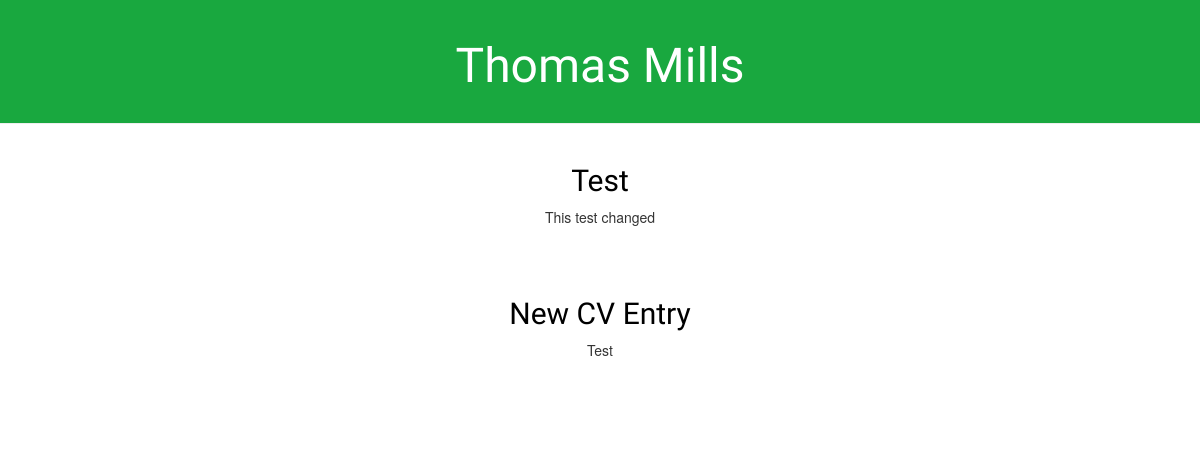
The page /cv/ on the database as committed earlier.
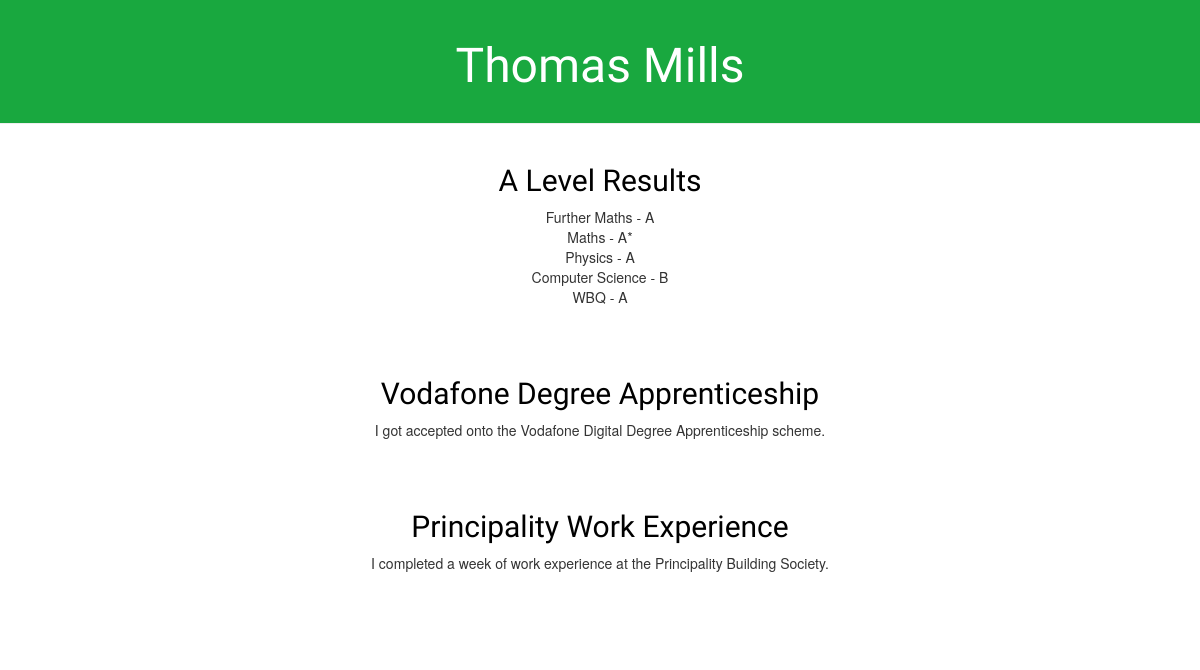
The same page on the database as committed later.
### blog/models.py (models this page shows, shortened)
class CVEntry(models.Model):
    author = models.ForeignKey(settings.AUTH_USER_MODEL, on_delete=models.CASCADE)
    title = models.CharField(max_length=200)
    text = models.TextField()
    created_date = models.DateTimeField(default=timezone.now)
    published_date = models.DateTimeField(blank=True, null=True)

### blog/views.py (the view)
# urls.py: path('cv/', views.cv_page, name='cv_page'),
def cv_page(request):
    entries = CVEntry.objects.filter(published_date__lte=timezone.now()).order_by('published_date')
    return render(request, 'blog/cv_page.html', {'entries': entries})

### blog/templates/blog/cv_page.html
{% extends 'blog/base.html' %}
{% block content %}
    {% for entry in entries %}
        <div class="post">
            <h2><a href="{% url 'cv_detail' pk=entry.pk %}">{{ entry.title }}</a></h2>
            <p>{{ entry.text|linebreaksbr }}</p>
        </div>
    {% endfor %}
{% endblock %}

### blog/templates/blog/base.html (shortened to what this page needs)
{% load static %}
<html>
    <head>
        <link rel="stylesheet" href="//maxcdn.bootstrapcdn.com/bootstrap/3.2.0/css/bootstrap.min.css">
        <link rel="stylesheet" href="//maxcdn.bootstrapcdn.com/bootstrap/3.2.0/css/bootstrap-theme.min.css">
        <link rel="stylesheet" href="{% static 'css/blog.css' %}">
    </head>
    <body>
        <div class="page-header">
            <h1><a href="/">Thomas Mills</a></h1>
        </div>
        <div class="content container">
            <div class="row">
                <div class="col-md-8">
                {% block content %}
                {% endblock %}
                </div>
            </div>
        </div>
    </body>
</html>

### blog/static/css/blog.css (style rules this page uses)
h1 a, h2 a { color: #C25100; font-family: 'Lobster'; }
.page-header { background-color: #19a83f; margin-top: 0; padding: 20px 20px 20px 20px; }
.page-header h1, .page-header h1 a, .page-header h1 a:visited, .page-header h1 a:active { color: #ffffff; font-size: 36pt; text-decoration: none; }
.content { margin: auto; }
h1, h2, h3, h4 { font-family: 'Lobster', cursive; text-align: center; }
.post { margin-bottom: 70px; }
.post h2 { margin-right: auto; margin-left: auto; }
.post h2 a, .post h2 a:visited { color: #000000; }
.content { text-align: center; }
.row { display: inline-table; margin-right: auto; margin-left: auto; }
.col-md-8 { width: 100%; }

Rows that differ between the two databases and show on the page:
removed CVEntry: title "Test", text "This test changed"
removed CVEntry: title "New CV Entry", text "Test"
added CVEntry: title "A Level Results", text "Further Maths - A Maths - A* Physics - A Computer Science - B WBQ - A"
added CVEntry: title "Vodafone Degree Apprenticeship", text "I got accepted onto the Vodafone Digital Degree Apprenticeship scheme."
added CVEntry: title "Principality Work Experience", text "I completed a week of work experience at the Principality Building Society."
